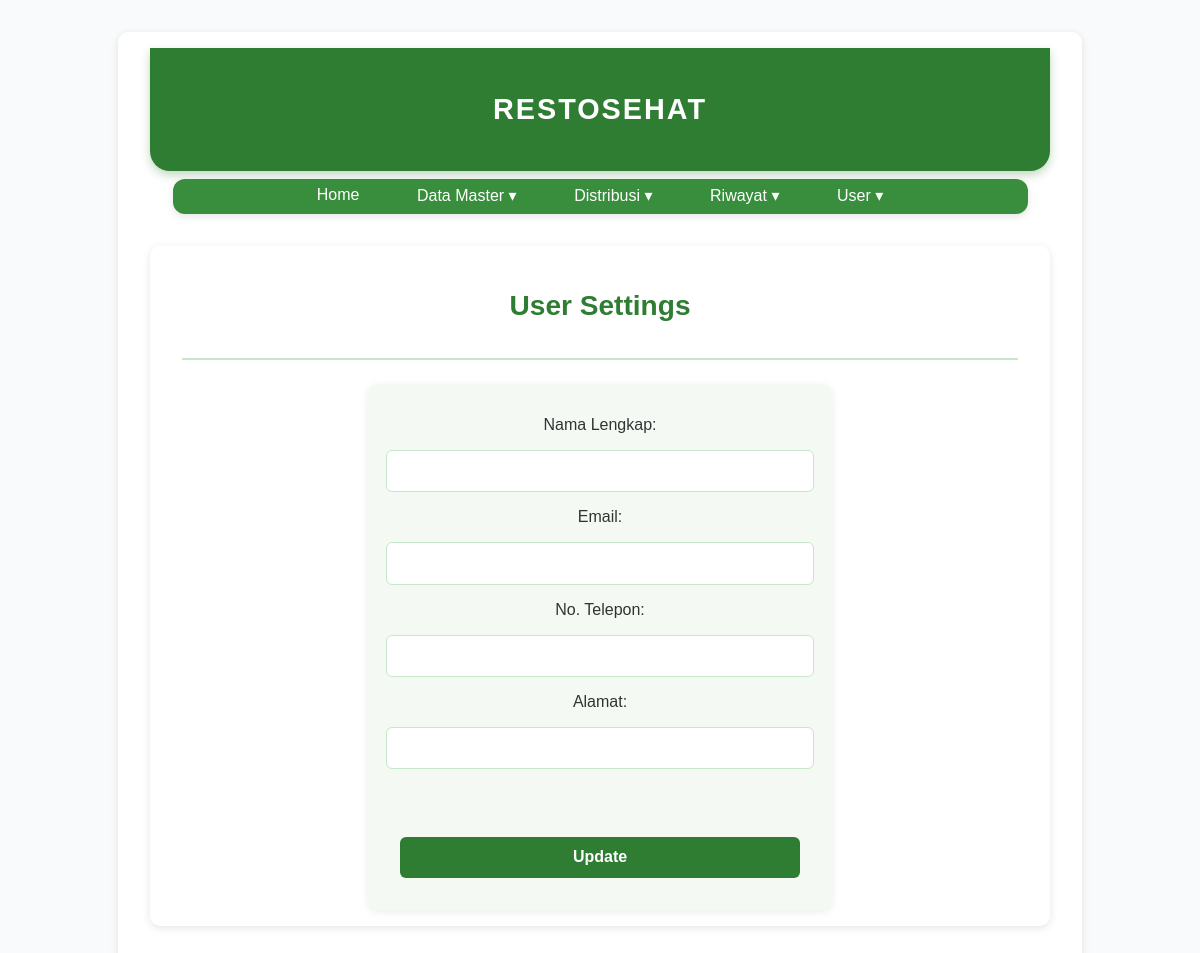
Page /user_setting (signed in) on the earlier database version.
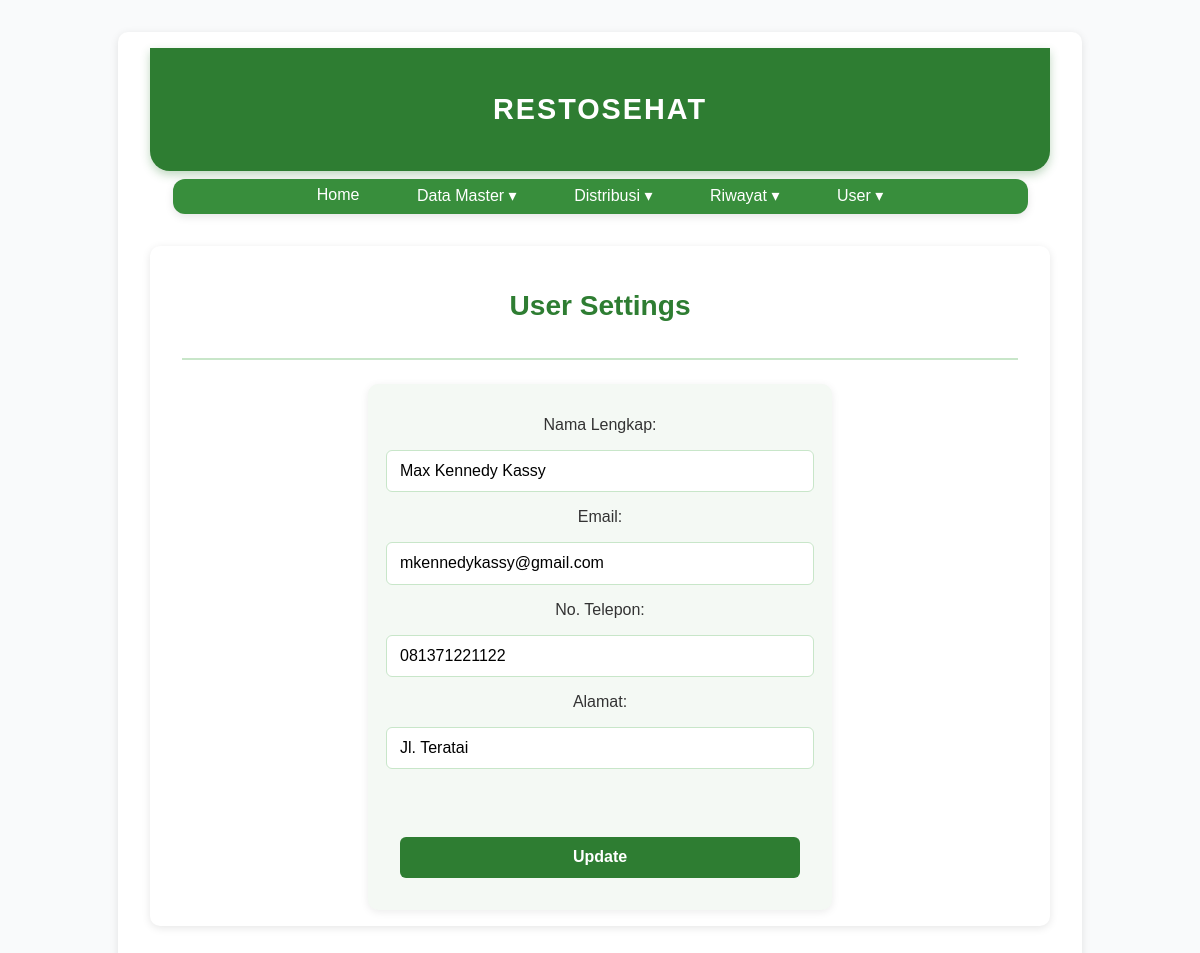
Same page on the later database version.
### main.py (models this page shows, shortened)
class User(db.Model, UserMixin):
    idPrefix = 'USR'
    id = db.Column(db.String(5), primary_key=True)
    username = db.Column(db.String(80), unique=True, nullable=False)
    password_hash = db.Column(db.String(200), nullable=False)
    role = db.Column(db.String(50), default='User')
    namaPanjang = db.Column(db.String(200), unique=True)
    email = db.Column(db.String(100), unique=True)
    noTelp = db.Column(db.String(12), unique=True)
    alamat = db.Column(db.String(150), unique=True)

### main.py (the view, shortened to what this page needs)
@app.route("/user_setting", methods=['GET', 'POST'])
@login_required
def userSetting():
    user = User.query.get_or_404(current_user.id)
    return render_template('user_setting.html', user=user)

### main.py (called while the page is built)
@login_manager.user_loader
def load_user(user_id):
    return User.query.get(user_id)

### templates/user_setting.html (shortened to what this page needs)
{% extends 'base.html' %}
{% block body %}
<div class="content">
    <div class="head-content">
        <h3>User Settings</h3>
    </div>
    <div class="main-content">
        <form action="/user_setting" method="POST" class="form-container">
            <label for="namaPanjang">Nama Lengkap:</label>
            <input type="text" name="namaPanjang" id="namaPanjang" class="form-control" {% if user.namaPanjang == None%} value=""{% else %} value="{{ user.namaPanjang }}" {% endif %} required>
            <label for="email">Email:</label>
            <input type="email" name="email" id="email" class="form-control" {% if user.email == None%} value=""{% else %} value="{{ user.email }}" {% endif %} required>
            <label for="noTelp">No. Telepon:</label>
            <input type="text" name="noTelp" id="noTelp" class="form-control" {% if user.noTelp == None%} value=""{% else %} value="{{ user.noTelp }}" {% endif %} required>
            <label for="alamat">Alamat:</label>
            <input type="text" name="alamat" id="alamat" class="form-control" {% if user.alamat == None%} value=""{% else %} value="{{ user.alamat }}" {% endif %} required>
            <br><br>
            <input type="submit" value="Update">
        </form>
    </div>
</div>
{% endblock %}

Differences in the rows shown:
changed User: namaPanjang (not shown) → "Max Kennedy Kassy"; email (not shown) → "mkennedykassy@gmail.com"; noTelp (not shown) → "081371221122"; alamat (not shown) → "Jl. Teratai"
